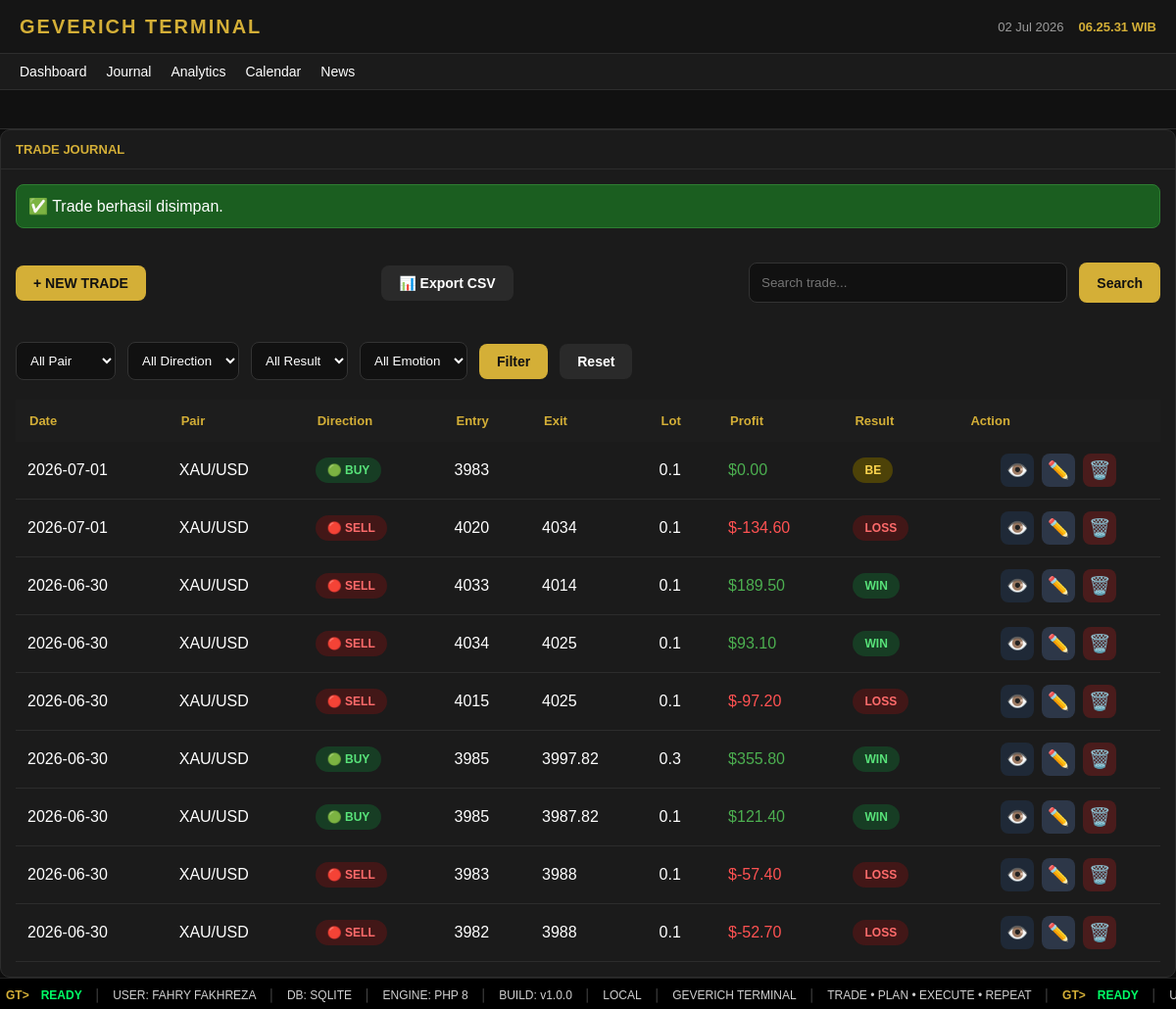
The app's page /?page=journal&success=1, older data.
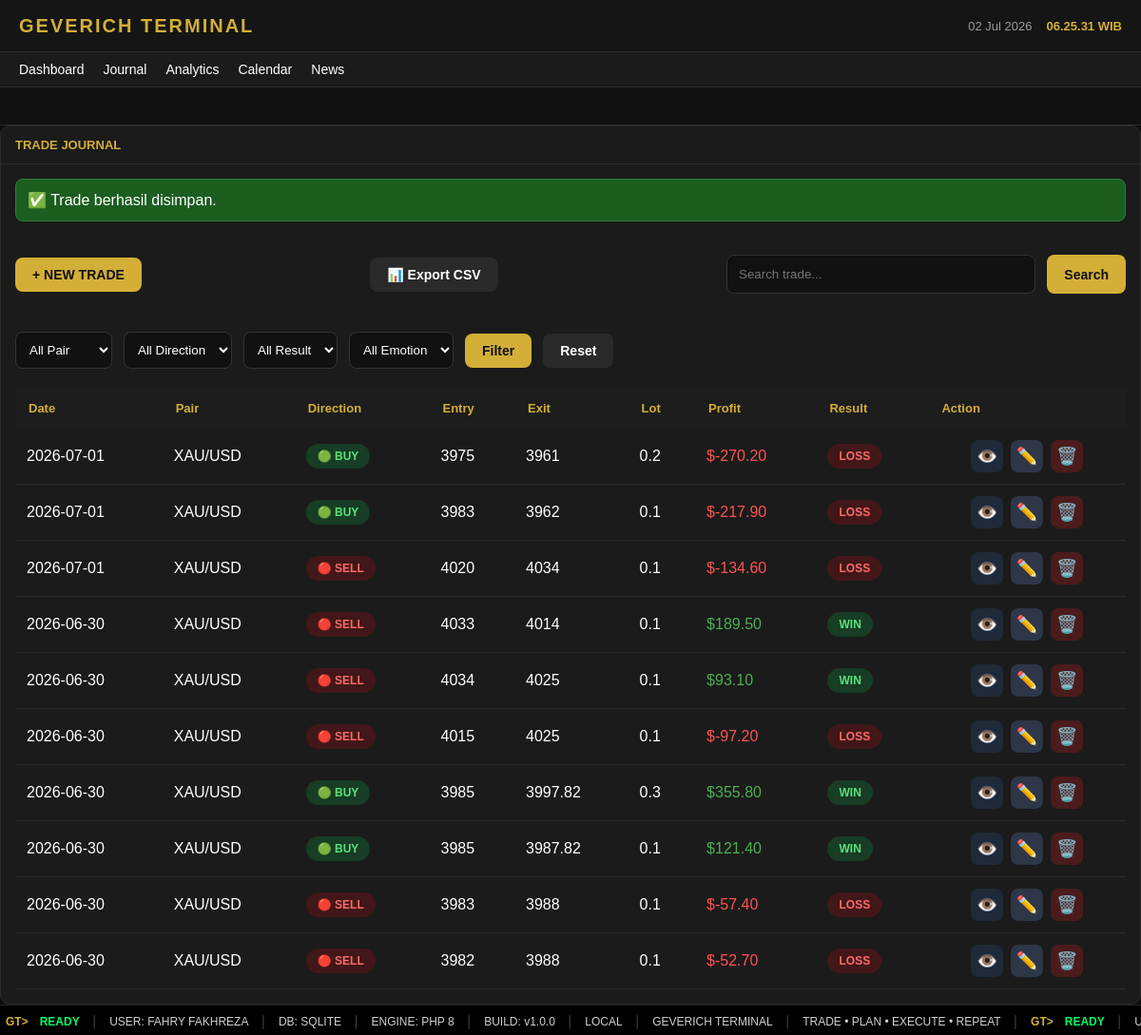
The same page, newer data.
### tables this page shows
CREATE TABLE trades (

id INTEGER PRIMARY KEY AUTOINCREMENT,

tanggal TEXT NOT NULL,

pair TEXT NOT NULL,

direction TEXT NOT NULL,

entry_price REAL NOT NULL,

sl REAL,

tp REAL,

exit_price REAL,

lot REAL,

profit_usd REAL DEFAULT 0,

hasil TEXT,

emotion TEXT,

note TEXT,

created_at DATETIME DEFAULT CURRENT_TIMESTAMP

);

### pages/journal.php (the view, shortened to what this page needs)
<?php
$db = getDB();
$sql = "SELECT * FROM trades WHERE 1=1";
$params = [];
$sql .= " ORDER BY tanggal DESC, id DESC";
$stmt = $db->prepare($sql);
$stmt->execute($params);
$trades = $stmt->fetchAll();
?>
<div class="card">
    <div class="panel-title">
        TRADE JOURNAL
    </div>
    <div class="panel-content">
        <?php if(isset($_GET['success'])): ?>
            <div class="success-box">
                ✅ Trade berhasil disimpan.
            </div>
        <?php endif; ?>
<div class="journal-header">
    <a href="?page=journal-create" class="btn btn-primary">
        + NEW TRADE
    </a>
   <a href="pages/export-csv.php" class="btn btn-secondary">
📊 Export CSV
</a>
    <form method="GET" class="journal-search">
        <input
            type="text"
            name="search"
            placeholder="Search trade..."
            value="<?= htmlspecialchars($_GET['search'] ?? '') ?>"
        >
        <button class="btn btn-primary">
            Search
        </button>
    </form>
</div>
    <form method="GET" class="journal-filter">
    <select name="pair">
        <option value="">All Pair</option>
    </select>
    <select name="direction">
    <option value="">All Direction</option>
</select>
<select name="hasil">
    <option value="">All Result</option>
</select>
<select name="emotion">
    <option value="">All Emotion</option>
</select>
    <button class="btn btn-primary">
        Filter
    </button>
    <a href="?page=journal" class="btn btn-secondary">
        Reset
    </a>
</form>
        <table class="trade-table">
            <thead>
            <tr>
                <th>Date</th>
                <th>Pair</th>
                <th>Direction</th>
                <th>Entry</th>
                <th>Exit</th>
                <th>Lot</th>
                <th>Profit</th>
                <th>Result</th>
                <th>Action</th>
            </tr>
            </thead>
            <tbody>
            <?php foreach($trades as $trade): ?>
            <tr>
                <td><?= $trade['tanggal'] ?></td>
                <td><?= $trade['pair'] ?></td>
<td>
<?php if($trade['direction']=="BUY"): ?>
<span class="badge badge-buy">
🟢 BUY
</span>
<?php else: ?>
<span class="badge badge-sell">
🔴 SELL
</span>
<?php endif; ?>
</td>
                <td><?= $trade['entry_price'] ?></td>
                <td><?= $trade['exit_price'] ?></td>
                <td><?= $trade['lot'] ?></td>
<td>
<?php
$profit=(float)$trade['profit_usd'];
?>
<span style="color:<?= $profit>=0 ? '#4caf50' : '#ff5252' ?>">
$<?= number_format($profit,2) ?>
</span>
</td>
                <td>
<?php
$class="badge-be";
if($trade['hasil']=="WIN"){
    $class="badge-win";
}
if($trade['hasil']=="LOSS"){
    $class="badge-loss";
}
?>
<span class="badge <?= $class ?>">
<?= $trade['hasil'] ?>
</span>
</td>
<td>
<div class="action-group">
<a href="?page=trade-view&id=<?= $trade['id'] ?>" class="action-btn view">
👁️
</a>
<a href="?page=trade-edit&id=<?= $trade['id'] ?>" class="action-btn edit">
✏️
</a>
<a href="pages/delete-trade.php?id=<?= $trade['id'] ?>"
class="action-btn delete"
onclick="return confirm('Yakin ingin menghapus trade ini?')">
🗑️
</a>
</div>
</td>
            </tr>
            <?php endforeach; ?>
            </tbody>
        </table>
    </div>
</div>

### includes/header.php (shortened to what this page needs)
<!DOCTYPE html>
<html lang="id">
<head>
<link rel="stylesheet" href="<?= BASE_URL ?>/assets/css/style.css">
</head>
<body>

### includes/navbar.php
<header class="topbar">
    <div class="logo">
        GEVERICH TERMINAL
    </div>
    <div class="topbar-right">
        <div id="todayDate"></div>
        <div id="clock"></div>
    </div>
</header>
<nav class="navbar">
<a href="?page=dashboard">Dashboard</a>
<a href="?page=journal">Journal</a>
<a href="?page=analytics">Analytics</a>
   <a href="?page=calendar">Calendar</a>
   <a href="?page=news">News</a>
</nav>

### includes/market-ticker.php (shortened to what this page needs)
<section class="market-ticker">
</section>

### index.php (shortened to what this page needs)
<?php
require_once 'includes/header.php';
require_once 'includes/navbar.php';
require_once 'includes/market-ticker.php';
$page = $_GET['page'] ?? 'dashboard';
switch ($page) {
    case 'journal':
        require 'pages/journal.php';
        break;
}
require_once 'includes/footer.php';

### includes/footer.php (shortened to what this page needs)
<footer class="terminal-status">
    <div class="ticker">
        <div class="ticker-content">
            <span class="gt">GT&gt;</span>
            <span class="ready">READY</span>
            <span class="sep">│</span>
            <span>USER: FAHRY FAKHREZA</span>
            <span class="sep">│</span>
            <span>DB: SQLITE</span>
            <span class="sep">│</span>
            <span>ENGINE: PHP 8</span>
            <span class="sep">│</span>
            <span>BUILD: v1.0.0</span>
            <span class="sep">│</span>
            <span>LOCAL</span>
            <span class="sep">│</span>
            <span>GEVERICH TERMINAL</span>
            <span class="sep">│</span>
            <span>TRADE • PLAN • EXECUTE • REPEAT</span>
            <span class="sep">│</span>
            <span class="gt">GT&gt;</span>
            <span class="ready">READY</span>
            <span class="sep">│</span>
            <span>USER: FAHRY FAKHREZA</span>
        </div>
    </div>
</footer>
</body>
</html>

### assets/css/style.css (style rules this page uses)
:root { --gold:#d4af37; --bg:#0d0d0d; --bg-panel:#151515; --bg-card:#1b1b1b; --border:#2d2d2d; --text:#ffffff; --text-muted:#9b9b9b; }
* { margin:0; padding:0; box-sizing:border-box; font-family:Arial, sans-serif; }
body { background:var(--bg); color:var(--text); padding-bottom:32px; }
.topbar { display:flex; justify-content:space-between; align-items:center; padding:0 20px; height:55px; background:var(--bg-panel); border-bottom:1px solid var(--border); }
.logo { font-size:20px; font-weight:bold; color:var(--gold); letter-spacing:2px; }
.topbar-right { display:flex; gap:15px; font-size:13px; color:var(--text-muted); }
#clock { color:var(--gold); font-weight:bold; }
.navbar { display:flex; gap:20px; padding:10px 20px; background:var(--bg-card); border-bottom:1px solid var(--border); }
.navbar a { color:var(--text); text-decoration:none; font-size:14px; }
.market-ticker { height:40px; display:flex; align-items:center; padding:0 15px; background:#111; border-bottom:1px solid var(--border); overflow:hidden; white-space:nowrap; }
.card { background:var(--bg-card); border:1px solid var(--border); border-radius:10px; overflow:hidden; }
.panel-title { padding:12px 15px; border-bottom:1px solid var(--border); color:var(--gold); font-weight:bold; font-size:13px; }
.panel-content { padding:15px; }
.success-box { background:#1b5e20; color:#fff; padding:12px; border-radius:8px; margin-bottom:15px; border:1px solid #2e7d32; }
.btn { display:inline-flex; align-items:center; justify-content:center; padding:10px 18px; border:none; border-radius:8px; font-size:14px; font-weight:600; text-decoration:none; cursor:pointer; transition:.25s; }
.btn-primary { background:#d4af37; color:#111; }
.btn-secondary { background:#2a2a2a; color:#fff; }
.journal-header { display:flex; justify-content:space-between; align-items:center; gap:20px; margin-bottom:20px; }
.journal-search { display:flex; gap:10px; width:420px; }
.journal-search input { flex:1; }
.trade-table { width:100%; border-collapse:collapse; }
.trade-table th { background:#1d1d1d; color:var(--gold); padding:14px; font-size:13px; text-align:left; }
.trade-table td { padding:12px; border-bottom:1px solid #2c2c2c; }
.journal-search { display:flex; gap:12px; margin:20px 0; }
.journal-search input { flex:1; padding:12px; background:#111; border:1px solid #333; color:white; border-radius:8px; }
.journal-filter { display:flex; gap:12px; margin-bottom:20px; align-items:center; }
.journal-filter select { padding:10px; background:#111; color:#fff; border:1px solid #333; border-radius:8px; }
.badge { display:inline-block; padding:6px 12px; border-radius:20px; font-size:12px; font-weight:bold; }
.badge-buy { background:#173d24; color:#58e37a; }
.badge-sell { background:#421717; color:#ff6b6b; }
.badge-win { background:#173d24; color:#58e37a; }
.badge-loss { background:#421717; color:#ff6b6b; }
.action-btn { display:inline-flex; justify-content:center; align-items:center; width:34px; height:34px; border-radius:8px; text-decoration:none; font-size:18px; transition:.2s; cursor:pointer; }
.action-group { display:flex; justify-content:center; align-items:center; gap:8px; }
.action-btn.view { background:#1f2937; }
.action-btn.edit { background:#2d3748; }
.action-btn.delete { background:#4a1c1c; }
.terminal-status { position:fixed; bottom:0; left:0; width:100%; height:32px; background:#000; border-top:1px solid #222; overflow:hidden; z-index:9999; display:flex; align-items:center; }
.ticker { width:100%; overflow:hidden; }
.ticker-content { display:inline-flex; align-items:center; white-space:nowrap; font-family:Consolas, monospace; font-size:12px; color:#d0d0d0; animation:bloombergTicker 35s linear infinite; }
.ticker-content span { padding:0 6px; }
.gt { color:#d4af37; font-weight:bold; }
.ready { color:#00ff66; font-weight:bold; }
.sep { color:#555; }
.badge-be { background:#4d4208; color:#ffd54f; }

Row changes from the older to the newer data that the page shows:
added trades: tanggal "2026-07-01", pair "XAU/USD", direction "🟢 BUY", entry_price "3975", exit_price "3961", lot "0.2", profit_usd "-270.20", hasil "LOSS"
changed trades (number 2 of 10 on the later page): exit_price (not shown) → "3962"; profit_usd "0.00" → "-217.90"; hasil "BE" → "LOSS"
